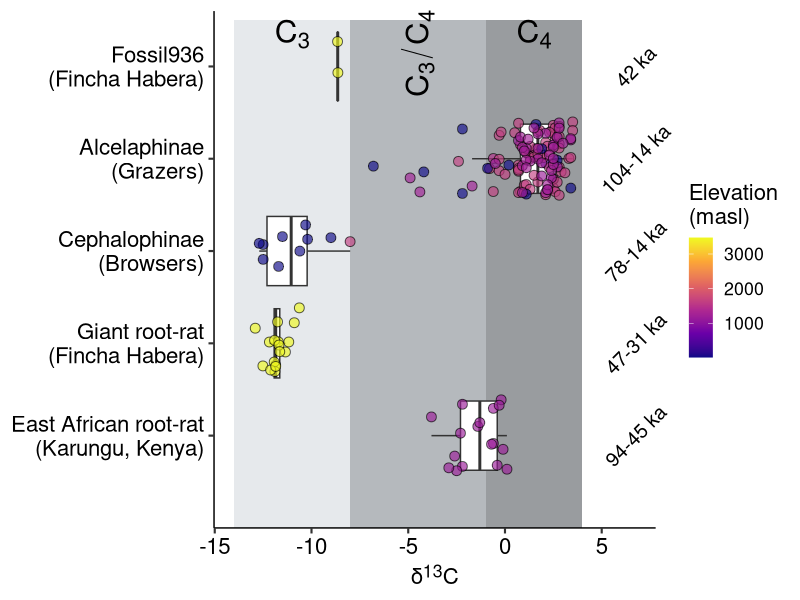
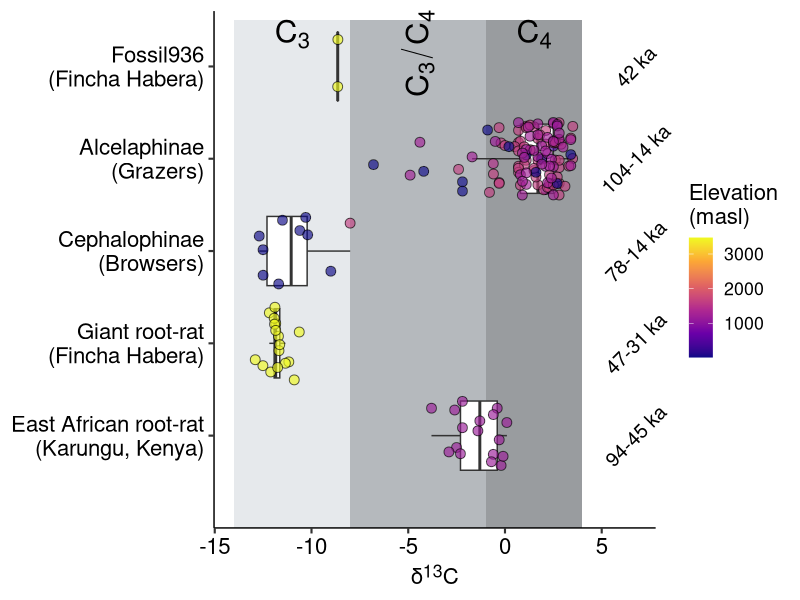
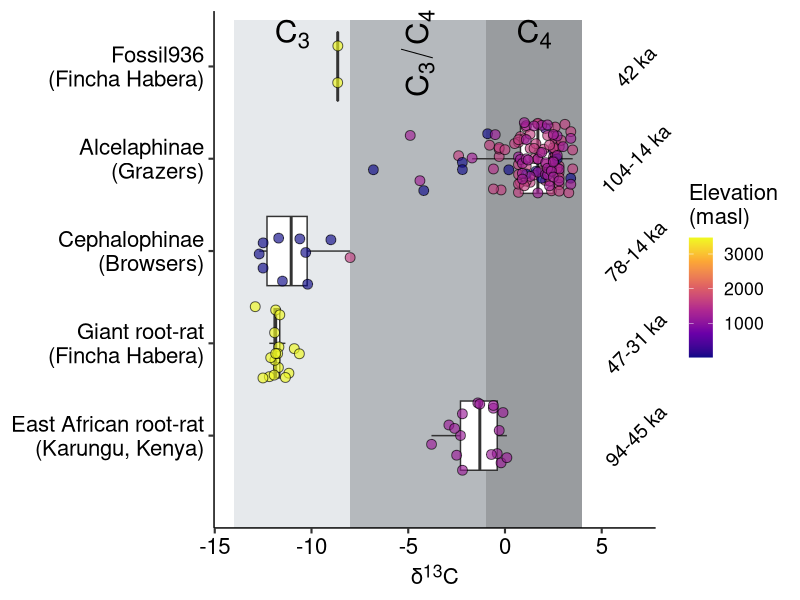

Here is the R script that generated these plots, in order:
# Plot stable isotope data

# Set working directory
#setwd("")

# Load packages
library(tidyverse)
library(ggpubr)
library(ggtext)

# Load data
## Read-in the saved filtered data with corrected d13C values:
iso_Alc <- read_csv("iso_Alc.csv", col_names = T)

## Get some info/stats
max(unique(iso_Alc$Age_upper)) # oldest = 104,000 years
min(unique(iso_Alc$Age_lower)) # youngest = 14,000 years
iso_Alc %>% 
  group_by(Taxon_group) %>%
  summarise(n())
# A tibble: 5 x 2
#Taxon_group           `n()`
#<chr>                 <int>
#  1 Alcelaphini             117
#2 Alcelaphini_Bale          2
#3 Cephalophini             10
#4 Tachyoryctini_Bale       17
#5 Tachyoryctini_Karungu    17

# Plot
## Plot with corrected d13C values & diet categories following Robinson (2022), who in turn followed Cerling et al. (2015)
### Corrected means the collagen-derived measurements have been adjusted to be comparable with the carbonate-derived measurements in the reference dataset
### Boxplot with ggplot
ggplot(iso_Alc, aes(delta13C_corrected, Taxon_group)) +
  annotate(geom = "rect", xmin = -1, xmax = 4, ymin = 0, ymax = 5.5, fill = "#343a40", colour = NA, alpha = 0.5) +
  annotate(geom = "rect", xmin = -8, xmax = -1, ymin = 0, ymax = 5.5, fill = "#6c757d", colour = NA, alpha = 0.5) +
  annotate(geom = "rect", xmin = -14, xmax = -8, ymin = 0, ymax = 5.5, fill = "#ced4da", colour = NA, alpha = 0.5) +
  annotate(geom = "text", x = 1.5, y = 5.35, label = "C[4]", parse = TRUE, size = 8) +
  annotate(geom = "text", x = -4.5, y = 5.14, label = "C[3]/C[4]", parse = TRUE, size = 8, angle = 90) +
  annotate(geom = "text", x = -11, y = 5.35, label = "C[3]", parse = TRUE, size = 8) +
  annotate(geom = "text", x = 6.75, y = 5, label = "42 ka", angle = 45, size = 5) +
  annotate(geom = "text", x = 6.75, y = 4, label = "104-14 ka", angle = 45, size = 5) +
  annotate(geom = "text", x = 6.75, y = 3, label = "78-14 ka", angle = 45, size = 5) +
  annotate(geom = "text", x = 6.75, y = 2, label = "47-31 ka", angle = 45, size = 5) +
  annotate(geom = "text", x = 6.75, y = 1, label = "94-45 ka", angle = 45, size = 5) +
  geom_boxplot(outlier.shape = NA) +
  scale_y_discrete(limits = c("Tachyoryctini_Karungu", "Tachyoryctini_Bale", "Cephalophini", "Alcelaphini", "Alcelaphini_Bale"),
                   labels = c("East African root-rat\n(Karungu, Kenya)", "Giant root-rat\n(Fincha Habera)", "Cephalophinae\n(Browsers)", "Alcelaphinae\n(Grazers)", "Fossil936\n(Fincha Habera)"),
                   name = NULL) +
  geom_jitter(aes(fill = Elevation_m_DEM), shape = 21, size = 3, alpha = 0.65) +
  scale_fill_viridis_c(option = "C", direction = 1, name = "Elevation\n(masl)") +
  theme_pubr(base_size = 16) +
  #scale_x_continuous(breaks = waiver(), n.breaks = 8) +
  xlab(paste0("\u03b4", "<sup>13</sup>C")) +
  theme(legend.position = "right", legend.direction = "vertical") +
  #  theme(axis.text.y = element_text(face = c("italic", "italic", "plain", "plain", "plain"))) +
  theme(axis.title.x = element_markdown()) +
  scale_x_continuous(n.breaks = 6) +
  coord_cartesian(clip = "off")
#  labs(subtitle = "Late Pleistocene fauna - East Africa.\nAlcelaphini = Grazers, Cephalophini = Browsers")
ggsave("d13C_corrected_EA.png", width = 3028, height = 2356, units = "px", dpi = 300)
ggsave("d13C_corrected_EA.pdf", width = 3028, height = 2356, units = "px")
